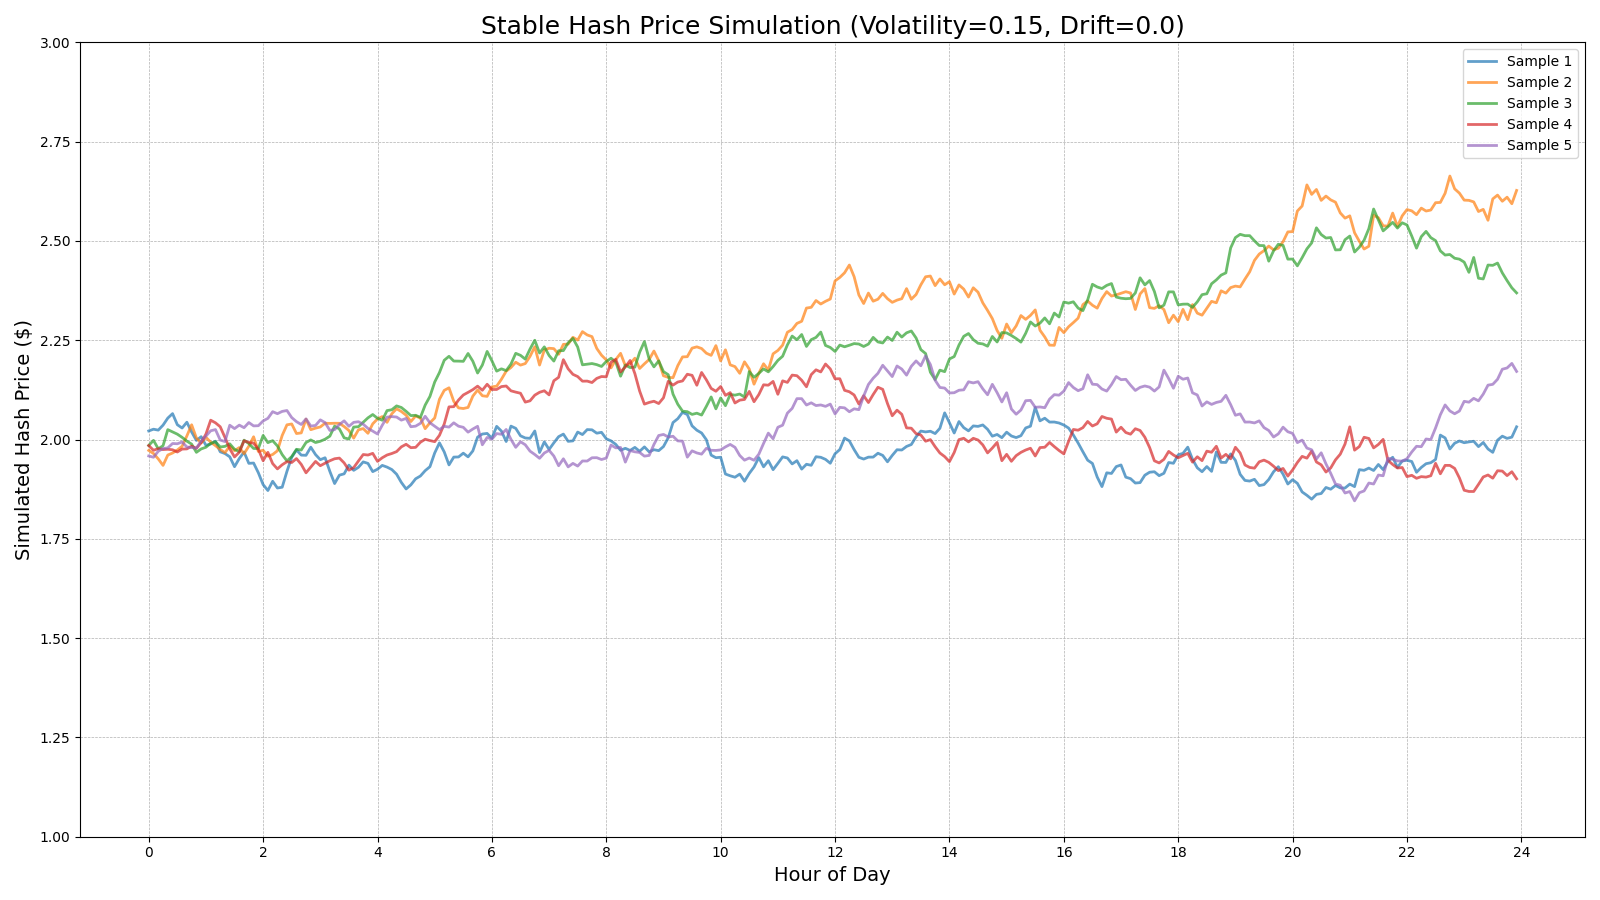

Write Python code to recreate this figure.
"""
This file contains the code for the hash price simulation using a
Geometric Brownian Motion model.

To run and view the simulation plot:
python3 -m simulation.hash_price
"""

import numpy as np


def get_hash_price(initial_price=2.0, steps=288, volatility=0.8, drift=0.1):
    """
    Generates a hash price series using Geometric Brownian Motion (GBM).
    GBM is a common model for financial assets that have random-walk characteristics.

    Args:
        initial_price (float): The starting price of the series.
        steps (int): The number of time steps to generate.
        volatility (float): The volatility of the price returns. Higher means more fluctuation.
        drift (float): The overall trend of the price. Positive for upward, negative for downward.

    Returns:
        np.ndarray: An array of simulated hash prices.
    """
    dt = 1 / steps
    random_shocks = np.random.randn(steps)
    returns = np.exp(
        (drift - 0.5 * volatility**2) * dt + volatility * np.sqrt(dt) * random_shocks
    )
    price_path = initial_price * np.cumprod(returns)
    return price_path


if __name__ == "__main__":
    import matplotlib.pyplot as plt

    # --- Parameters for a more stable and flat price series ---
    volatility = 0.15
    drift = 0.0
    num_samples = 5
    steps_per_day = (24 * 60) // 5

    print(f"--- Simulating {num_samples} stable Hash Price series over 24 hours ---")
    print(f"Volatility: {volatility}, Drift: {drift}")

    hours = np.linspace(0, 24, steps_per_day, endpoint=False)

    plt.figure(figsize=(16, 9))
    plt.title(
        f"Stable Hash Price Simulation (Volatility={volatility}, Drift={drift})",
        fontsize=18,
    )

    for i in range(num_samples):
        prices = get_hash_price(steps=steps_per_day, volatility=volatility, drift=drift)
        plt.plot(hours, prices, label=f"Sample {i+1}", lw=2, alpha=0.7)

    plt.xlabel("Hour of Day", fontsize=14)
    plt.ylabel("Simulated Hash Price ($)", fontsize=14)
    plt.xticks(np.arange(0, 25, 2))
    plt.grid(True, which="both", linestyle="--", linewidth=0.5)
    plt.legend()
    plt.ylim(1, 3)
    plt.tight_layout()

    # --- Save and Show ---
    output_file = "simulation/hash_price.png"
    plt.savefig(output_file)
    print(f"\nPlot saved to {output_file}")

    plt.show()
